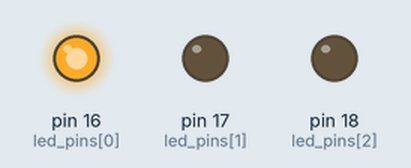
Recording of a program running on a simulated MicroPython board. On the bench: output pins drawn as LEDs (lit = HIGH).

Above: at 0.05 s.
At 0.75 s:
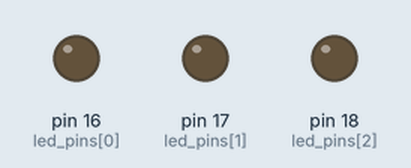
At 1.45 s:
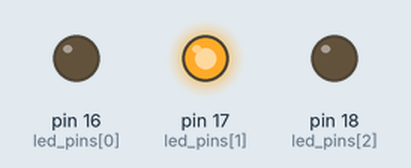
At 2.85 s:
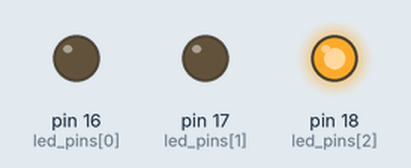
Timing chart, 0 to 3.1 s (numbered marks = the images above):
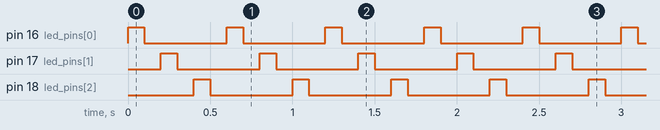

Measured:
- by itself, pin 16 (led_pins[0]), pin 17 (led_pins[1]), pin 18 (led_pins[2]): alternates HIGH for 0.10 s and LOW for 0.50 s

The program:

main.py
```python
# De Jesus Romero Luis Alfredo 18212168
# Revisado por Aquino Villegas Daniel 18212144

from machine import Pin
import time

led_pins = [16,17,18] # Pines en donde esta el cableado del RGB
leds = [Pin(led_pins[0],Pin.OUT),Pin(led_pins[1],Pin.OUT),
        Pin(led_pins[2],Pin.OUT)] # matriz de control de pines
delay_t = 0.1 # segundos de espera entre cambios
while True: # bucle infinito
    for led in leds: # iteración entre cada led
        led.high() # led encendido
        time.sleep(delay_t) # espera
        led.low() # led apagado
        time.sleep(delay_t) # espera
```
